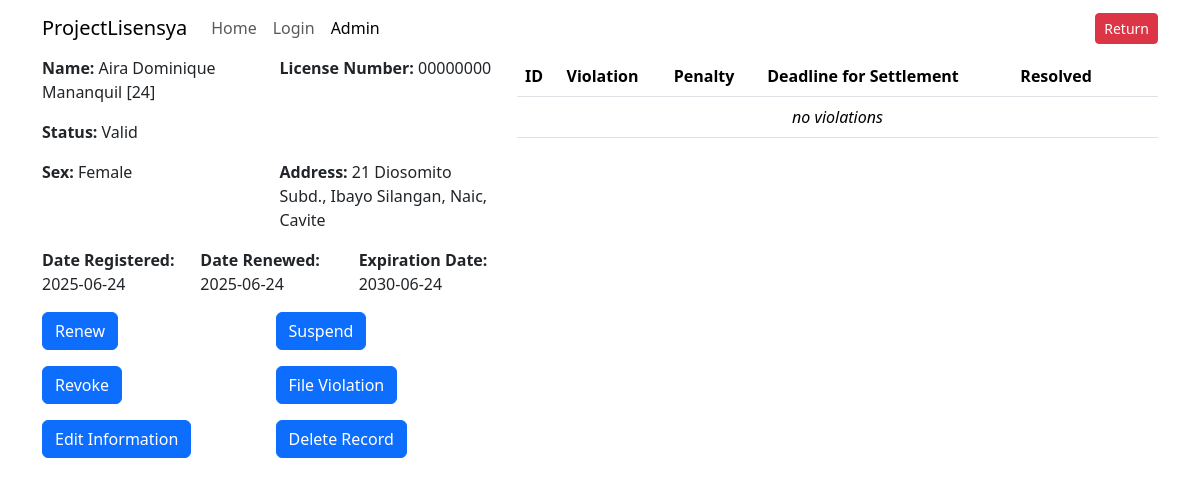
The page /ceejay/license-actions.old.php?serial-number=24 (signed in) on the database its author committed.
### tables this page shows
CREATE TABLE `tblicense` (
  `serialNumber` int(11) NOT NULL,
  `name` varchar(100) NOT NULL,
  `sex` enum('Male','Female') NOT NULL,
  `address` varchar(100) NOT NULL,
  `licenseNumber` varchar(8) NOT NULL,
  `dateRegistered` date NOT NULL DEFAULT current_timestamp(),
  `dateRenewed` date DEFAULT NULL,
  `expirationDate` date NOT NULL,
  `status` enum('Valid','Expired','Suspended','Revoked') NOT NULL DEFAULT 'Valid'
);

### ceejay/license-actions.old.php (the view, shortened to what this page needs)
<?php
include '_functions.php';
if (!isset($_GET['serial-number'])) {
    header('Location: admin-db.php');
} else {
    if ($_GET['serial-number'] == '') {
        header('Location: admin-db.php');
    } else {
        $check = checkRegisteredLicense($_GET['serial-number']);
        if ($check !=  true)  {
            header('Location: admin-db.php');
        } else {
            $driverinfo = getLicenseInfo($_GET['serial-number']);
            $serialnum = $driverinfo[0]['serialNumber'];
            $drivername = $driverinfo[0]['name'];
            $sex = $driverinfo[0]['sex'];
            $driveraddress = $driverinfo[0]['address'];
            $licensenum = $driverinfo[0]['licenseNumber'];
            $dateregistered = $driverinfo[0]['dateRegistered'];
            $daterenewed = $driverinfo[0]['dateRenewed'] == null ? 'no record' : $driverinfo[0]['dateRenewed'];
            $expirationdate = $driverinfo[0]['expirationDate'];
            $status = $driverinfo[0]['status'];
        }
    }
}
?>
<!DOCTYPE html>
<html lang="en">
<head>
    <link rel="stylesheet" href="https://cdn.jsdelivr.net/npm/bootstrap@5.3.6/dist/css/bootstrap.min.css">
</head>
<body>
    <header>
        <nav class="navbar navbar-expand-lg">
            <div class="container">
                <a class="navbar-brand" href="#">ProjectLisensya</a>
                <div class="collapse navbar-collapse">
                    <ul class="navbar-nav">
                        <li class="nav-item">
                            <a class="nav-link" href="index.php">Home</a>
                        </li>
                        <li class="nav-item">
                            <a class="nav-link" href="login.php">Login</a>
                        </li>
                        <li class="nav-item">
                            <a class="nav-link active" aria-current="page" href="#">Admin</a>
                        </li>
                    </ul>
                </div>
                <a href="admin-db.php"><button class="btn btn-sm btn-danger" data-bs-toggle="modal" data-bs-target="#logoutModal">Return</button></a>
            </div>
        </nav>
    </header>
    <div class="container">
        <div class="row">
            <div class="col">
                <div class="row">
                    <div class="col">
                        <p><b>Name:</b> <?php echo $drivername; echo " [" . $serialnum . "]"?></p>
                    </div>
                    <div class="col">
                        <p><b>License Number:</b> <?php echo $licensenum?></p>
                    </div>
                </div>
                <div class="row">
                    <p><b>Status:</b> <?php echo $status?></p>
                </div>
                <div class="row">
                    <div class="col">
                        <p><b>Sex:</b> <?php echo $sex?></p>
                    </div>
                    <div class="col">
                        <p><b>Address:</b> <?php echo $driveraddress?></p>
                    </div>
                </div>
                <div class="row">
                    <div class="col">
                        <p><b>Date Registered:</b> <?php echo $dateregistered?></p>
                    </div>
                    <div class="col">
                        <p><b>Date Renewed:</b> <?php echo $daterenewed?></p>
                    </div>
                    <div class="col">
                        <p><b>Expiration Date:</b> <?php echo $expirationdate?></p>
                    </div>
                </div>
                <div class="row">
                    <div class="action-grid">
                    <?php
                    if ($status == 'Revoked') {
                        echo "
                            <div class='col'>
                                <button class='btn btn-primary' data-bs-toggle='modal' data-bs-target='#unrevokeModal'>Unrevoke</button>
                            </div>
                        ";
                    } else {
                        if ($status == 'Suspended') {
                            echo "
                                <div class='col'>
                                    <button class='btn btn-primary' data-bs-toggle='modal' data-bs-target='#unsuspendModal'>Unsuspend</button>
                                </div>
                            ";
                        } else {
                            echo "
                                <div class='col'>
                                    <button class='btn btn-primary' data-bs-toggle='modal' data-bs-target='#renewModal'>Renew</button>
                                </div>
                                <div class='col'>
                                    <button class='btn btn-primary' data-bs-toggle='modal' data-bs-target='#suspendModal'>Suspend</button>
                                </div>
                            ";
                        }
                        echo "
                            <div class='col'>
                                <button class='btn btn-primary' data-bs-toggle='modal' data-bs-target='#revokeModal'>Revoke</button>
                            </div>
                        ";
                    }
                    ?>
                    <div class="col">
                        <button class="btn btn-primary" data-bs-toggle="modal" data-bs-target="#fileViolationModal">File Violation</button>
                    </div>
                    <div class="col">
                        <button class="btn btn-primary" data-bs-toggle="modal" data-bs-target="#editInformationModal">Edit Information</button>
                    </div>
                    <div class="col">
                        <button class="btn btn-primary" data-bs-toggle="modal" data-bs-target="#deleteLicenseRecordModal">Delete Record</button>
                    </div>
                    </div>
                </div>
            </div>
            <div class="col-7">
                <table class="table">
                    <tr>
                        <th>ID</th>
                        <th>Violation</th>
                        <th>Penalty</th>
                        <th>Deadline for Settlement</th>
                        <th>Resolved</th>
                        <th></th>
                        <th></th>
                    </tr>
                </table>
            </div>
        </div>
    </div>
</body>
</html>

### ceejay/license-actions.old.php (style rules this page uses)
.action-grid { display: grid; grid-template-columns: repeat(auto-fill, minmax(200px, 1fr)); gap: 1rem; }

### rows shown on the page
tblicense: name "Aira Dominique Mananquil", serialNumber "24", licenseNumber "00000000", status "Valid", sex "Female", address "21 Diosomito Subd., Ibayo Silangan, Naic, Cavite", dateRegistered "2025-06-24", dateRenewed "2025-06-24", expirationDate "2030-06-24"
